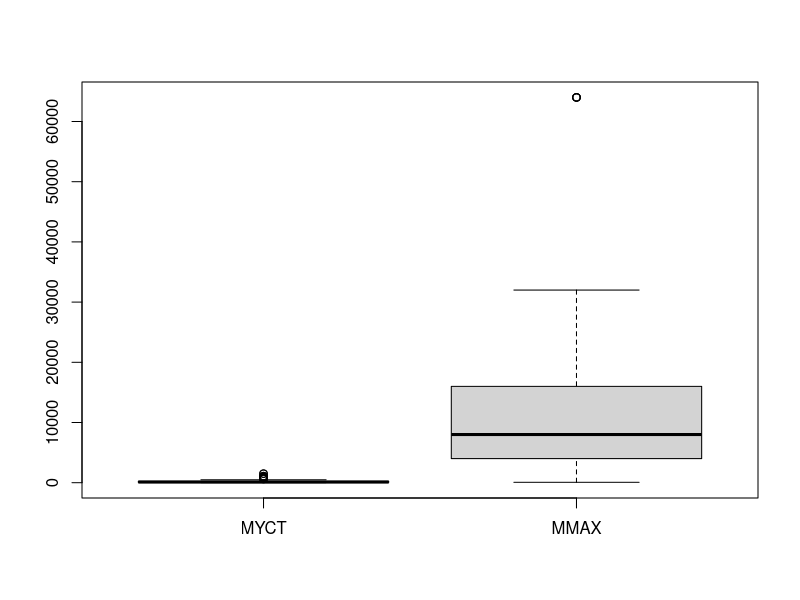
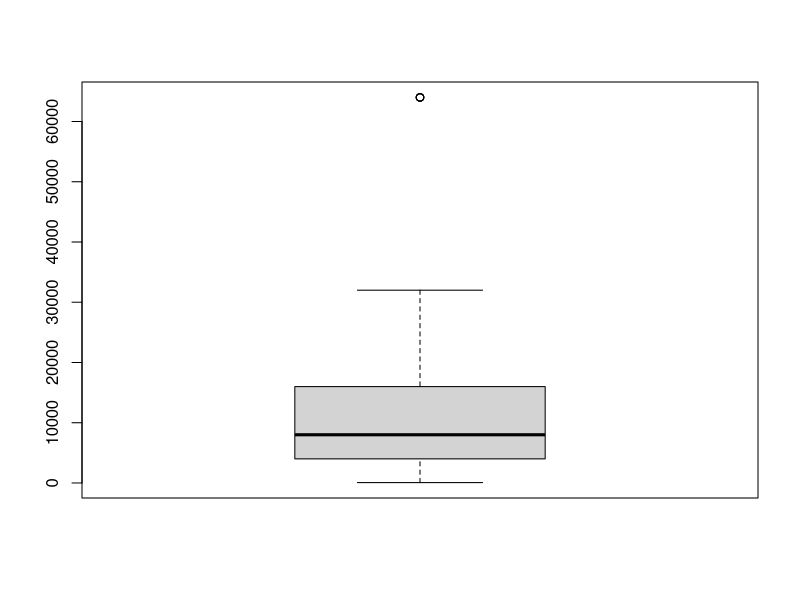
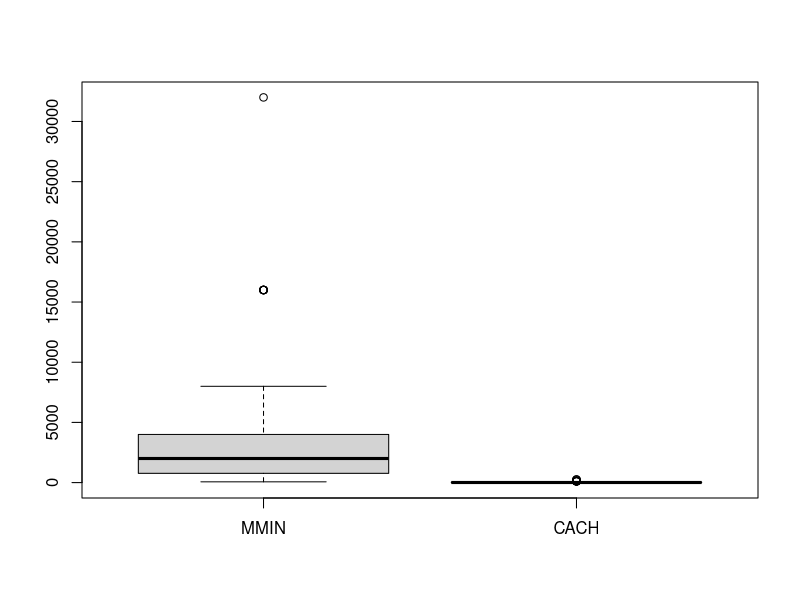
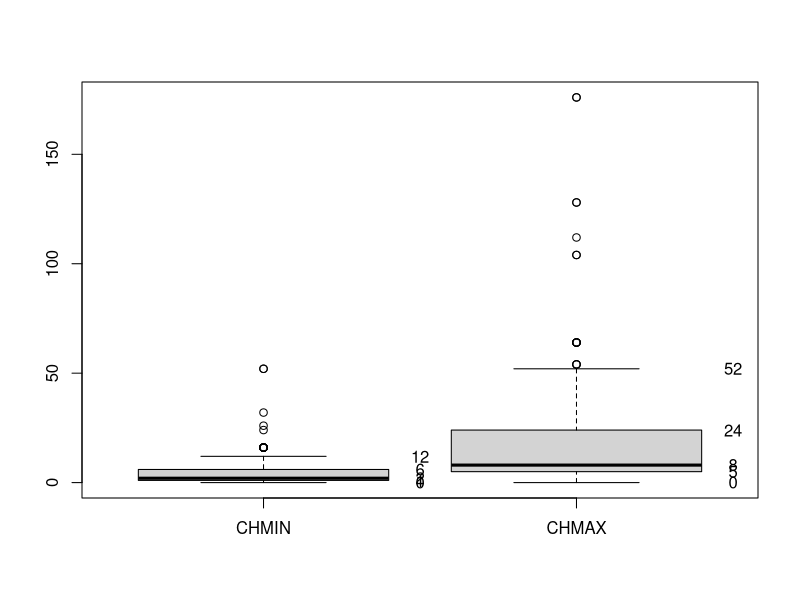

Source code (R) for these figures, in order:
## Programa para ler um arquivo .CSV e plotar os boxplots com labels dos atributos
## Autores: Stanley Oliveira

library(car)

## Lendo o banco de dados
dados <- read.csv('cpu.csv', header=T)

## Fazendo o boxplot dos atributos 1 e 3
x = boxplot(dados[, c(1,3)])
x$stats

## Fazendo o boxplot dos atributos 3
x = boxplot(dados[, c(3)])
x$stats

## Fazendo o boxplot dos atributos 2 e 4
x = boxplot(dados[, c(2, 4)])
x$stats

## Fazendo o boxplot dos atributos 5 e 6
x = boxplot(dados[, c(5, 6)])
x$stats

## Fazendo o boxplot do atributo 1
#x = boxplot(dados[, c(1)])
#x$stats

## Fazendo o boxplot de todos os atributos
#x = boxplot(dados)

outlierFactor = 3
## Para cada uma dos atributos
for (i in 1:ncol(x$stats)) {
  
  ## Adicionando os valores ao plot
  text(y = x$stats[, i], labels = x$stats[, i], x = i + 0.5)
  
  print(paste0("Box plot ", x$names[i],":"))
  
  # Q1, Q2, Q3, Q4 e Q5
  print(paste0("Minimo: ", x$stats[1, i]))
  print(paste0("Q1: ", x$stats[2, i]))
  print(paste0("Q2: ", x$stats[3, i]))
  print(paste0("Q3: ", x$stats[4, i]))
  print(paste0("Maximo: ", x$stats[5, i]))
  
  # Limite inferior
  limInferior = x$stats[2, i] - outlierFactor * (x$stats[4, i] - x$stats[2, i])
  print(paste0("Limite inferior: ", limInferior))
  inferior = sort(x$out[x$out <= limInferior & x$group == i])
  print(paste0("Outliers (limite inferior): {", paste(inferior, collapse = ", "), "}"))
  
  # Limite superior
  limSuperior = x$stats[4, i] + outlierFactor * (x$stats[4, i] - x$stats[2, i])
  print(paste0("Limite superior:", limSuperior))
  superior = sort(x$out[x$out >= limSuperior & x$group == i])
  print(paste0("Outliers (limite superior): {", paste(superior, collapse = ", "), "}"))
  
  cat(sep = "\n\n")
}

